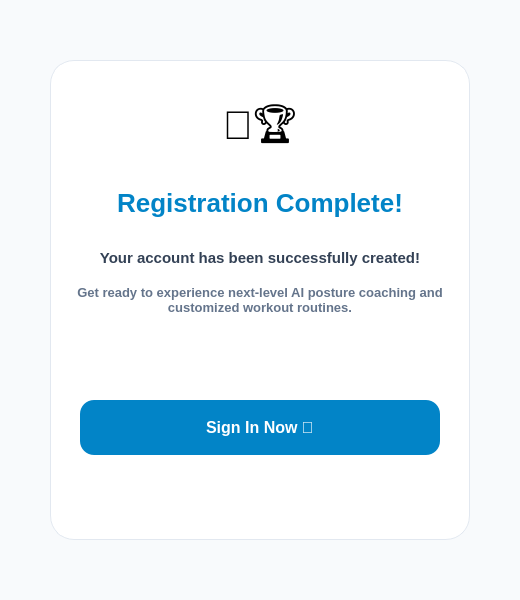
<?xml version="1.0" encoding="UTF-8"?>
<ui version="4.0">
 <class>MainWindow</class>
 <widget class="QMainWindow" name="MainWindow">
  <property name="geometry">
   <rect><x>0</x><y>0</y><width>520</width><height>600</height></rect>
  </property>
  <property name="windowTitle">
   <string>AI Fitness Hub - Welcome</string>
  </property>
  <property name="styleSheet">
   <string notr="true">
QMainWindow { background-color: #F8FAFC; }
#successCard { background-color: #FFFFFF; border: 1px solid #E2E8F0; border-radius: 24px; padding: 30px; }
#successTitle { font-size: 26px; font-weight: 900; color: #0284C7; }
#successMsgLabel { font-size: 15px; font-weight: 700; color: #334155; }
#successSubLabel { font-size: 13px; font-weight: 600; color: #64748B; }
#goToLoginButton { background-color: #0284C7; color: #FFFFFF; font-size: 16px; font-weight: 800; border-radius: 14px; min-height: 52px; }
#goToLoginButton:hover { background-color: #0369A1; }
   </string>
  </property>
  <widget class="QWidget" name="centralwidget">
   <widget class="QFrame" name="successCard">
    <property name="geometry"><rect><x>50</x><y>60</y><width>420</width><height>480</height></rect></property>
    <widget class="QLabel" name="successIcon">
     <property name="geometry"><rect><x>135</x><y>30</y><width>150</width><height>80</height></rect></property>
     <property name="text"><string>🎉🏆</string></property>
     <property name="alignment"><set>Qt::AlignCenter</set></property>
     <property name="styleSheet"><string>font-size: 40px;</string></property>
    </widget>
    <widget class="QLabel" name="successTitle">
     <property name="geometry"><rect><x>20</x><y>120</y><width>380</width><height>45</height></rect></property>
     <property name="text"><string>Registration Complete!</string></property>
     <property name="alignment"><set>Qt::AlignCenter</set></property>
    </widget>
    <widget class="QLabel" name="successMsgLabel">
     <property name="geometry"><rect><x>20</x><y>180</y><width>380</width><height>35</height></rect></property>
     <property name="text"><string>Your account has been successfully created!</string></property>
     <property name="alignment"><set>Qt::AlignCenter</set></property>
    </widget>
    <widget class="QLabel" name="successSubLabel">
     <property name="geometry"><rect><x>20</x><y>220</y><width>380</width><height>40</height></rect></property>
     <property name="text"><string>Get ready to experience next-level AI posture coaching and customized workout routines.</string></property>
     <property name="alignment"><set>Qt::AlignCenter</set></property>
     <property name="wordWrap"><bool>true</bool></property>
    </widget>
    <widget class="QPushButton" name="goToLoginButton">
     <property name="geometry"><rect><x>30</x><y>340</y><width>360</width><height>55</height></rect></property>
     <property name="text"><string>Sign In Now 🚀</string></property>
    </widget>
   </widget>
  </widget>
 </widget>
</ui>
